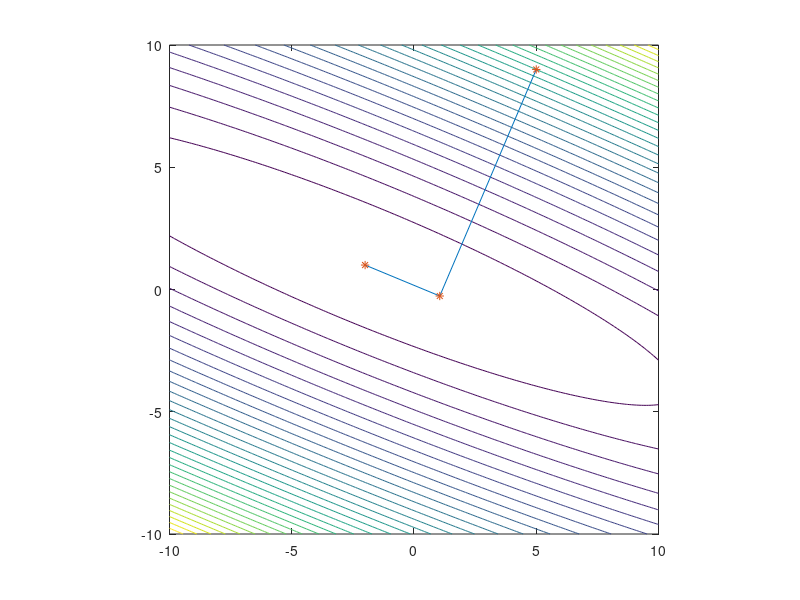

Reproduce this figure in MATLAB.
%question 4
function testCGD()
    clear all; close all; clc; 
    xo=[randi(10); randi(10)];

    A=[1 2; 2 5]; b=[0;1];

    x1=-10:.1:10;
    x2=-10:.1:10;
    [X1,X2] = meshgrid(x1,x2);
    Z = (1/2)*X1.^2+2*X1.*X2+(5/2)*X2.^2-X2+4;
    contour (X1,X2,Z, 30);

    Tx = inv(A)*b;

    [xn, i] = CGD(A, xo, b); 
    i
    [Tx xn]
end

function [xn, i] = CGD(A, xo, b)
    xa=xo; 

    g=A*xo-b;
    if (norm(g, 2) < 0.001)
        xn = xo; return;
    else
        d = -g;
    end 
    for i=1:length(xo)
        alpha=-g'*d/(d'*A*d); 
        xn=xo+alpha*d;
        xa=[xa xn]; 
        xo=xn;
        g = A*xo-b;
        if (norm(g, 2) < 0.001)
            break;
        end
        Bn = (g'*A*d)/(d'*A*d);
        d = -g + Bn * d;
    end 
    hold on
    plot (xa(1, :),xa(2, :)); 
    hold on
    plot(xa(1, :),xa(2,:),'*');
    axis equal 
end